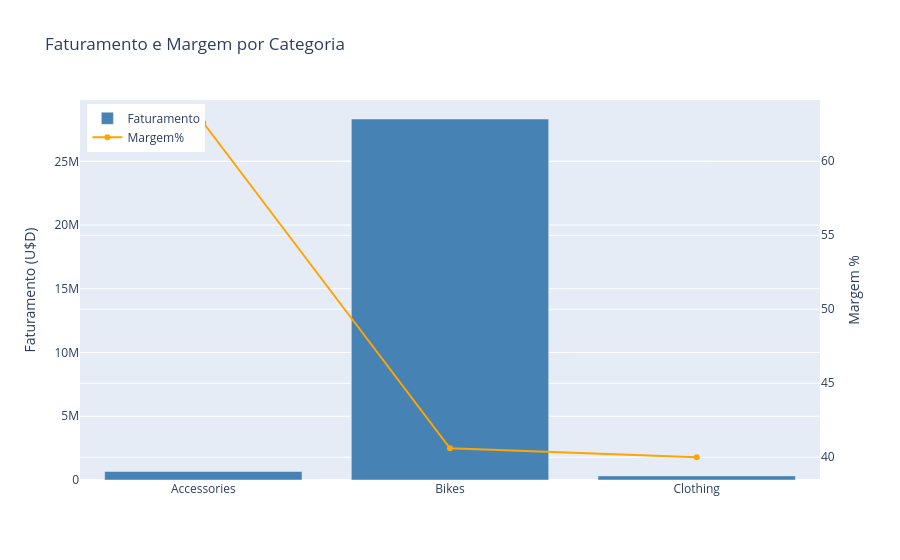

This figure's notebook cell:
### Code cell
fig = go.Figure()

fig.add_trace(go.Bar(
    x=df_margem['Category'],
    y=df_margem['Faturamento'],
    name='Faturamento',
    marker_color='steelblue'
))

fig.add_trace(go.Scatter(
    x=df_margem['Category'],
    y=df_margem['Margem_%'],
    name='Margem%',
    yaxis='y2',
    mode='lines+markers',
    line=dict(color='orange',width=2)
))

fig.update_layout(
    title='Faturamento e Margem por Categoria',
    yaxis=dict(title='Faturamento (U$D)'),
    yaxis2=dict(title='Margem % ',overlaying='y', side='right'),
    legend=dict(x=0.01, y=0.99)
)

fig.show()

### Figure 1 — Plotly figure (JSON) as saved in the notebook; plotly's stock layout.template omitted (floating-point values rounded to 4 significant figures)
{"data": [{"marker": {"color": "steelblue"}, "name": "Faturamento", "type": "bar", "x": ["Accessories", "Bikes", "Clothing"], "y": [667000.0, 28320000.0, 322700.0]}, {"line": {"color": "orange", "width": 2}, "mode": "lines+markers", "name": "Margem%", "type": "scatter", "x": ["Accessories", "Bikes", "Clothing"], "y": [62.6, 40.6, 40], "yaxis": "y2"}], "layout": {"legend": {"x": 0.01, "y": 0.99}, "title": {"text": "Faturamento e Margem por Categoria"}, "yaxis": {"title": {"text": "Faturamento (U$D)"}}, "yaxis2": {"overlaying": "y", "side": "right", "title": {"text": "Margem % "}}}}
